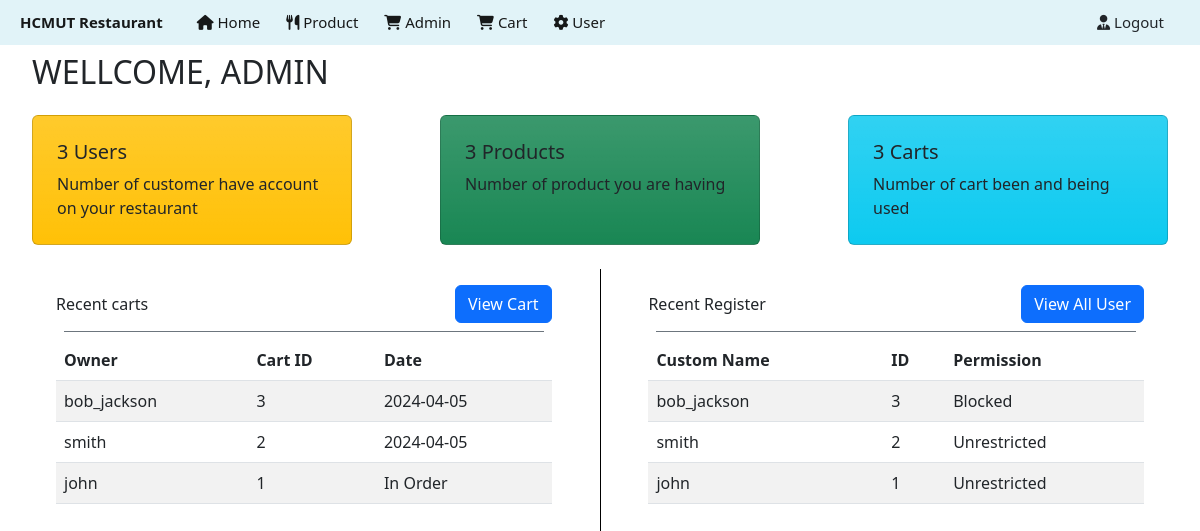
/index.php?controller=home (signed in), run on an earlier commit of the app's database.
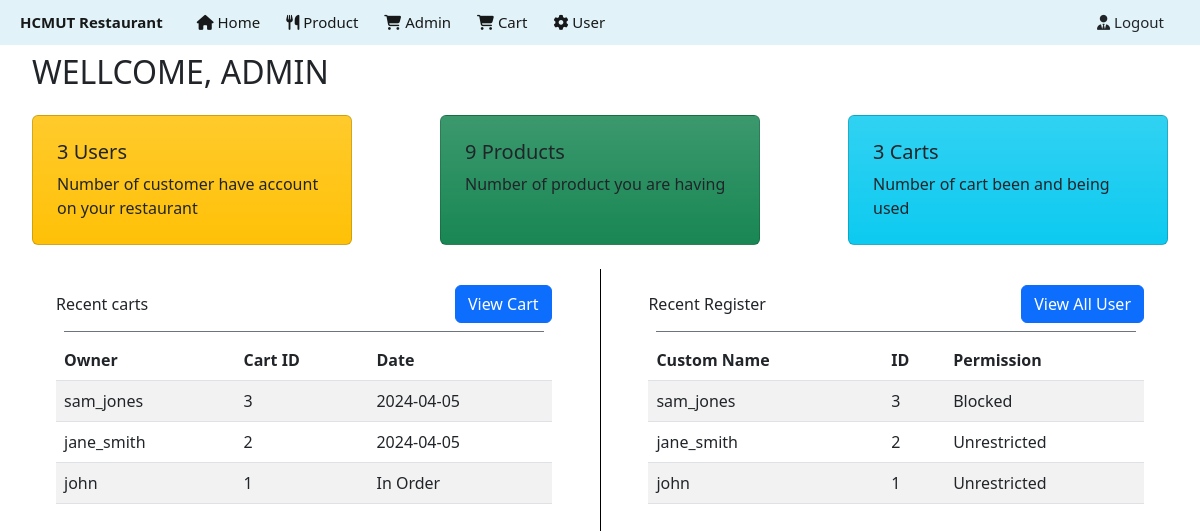
And on a later commit of the database.
### tables this page shows
CREATE TABLE `cart` (
  `CartID` int(11) NOT NULL,
  `ExportDate` date DEFAULT NULL,
  `UserID` int(11) DEFAULT NULL
);

CREATE TABLE `member` (
  `UserID` int(11) NOT NULL,
  `Username` varchar(255) DEFAULT NULL,
  `Password` varchar(255) DEFAULT NULL,
  `Name` varchar(255) DEFAULT NULL,
  `Phoneno` varchar(255) DEFAULT NULL,
  `Avatar` varchar(500) DEFAULT NULL,
  `Address` varchar(500) DEFAULT NULL,
  `LastName` varchar(255) DEFAULT NULL,
  `Email` varchar(255) DEFAULT NULL,
  `Gender` varchar(255) DEFAULT NULL,
  `AccessLevel` int(11) DEFAULT NULL
);

### Controller/BaseController.php (called while the page is built, shortened)
<?php
class BaseController{
    protected function view($viewPath, array $data = [])
    {
        $viewPath = self::VIEW_FOLDER_NAME . '/' . str_replace('.' , '/' , $viewPath) . '.php';
        return require($viewPath);
    }
}
?>

### Controller/admin/HomeController.php (called while the page is built, shortened)
<?php
require_once('Controller/BaseController.php');
class HomeController extends BaseController{
    private $adminModel;
    private $userModel;
    private $productModel;
    private $cartModel;
    function __construct(){
        $this -> adminModel = new AdminModel();
        $this -> userModel = new UserModel();
        $this -> productModel = new ProductModel();
        $this -> cartModel = new CartModel();
    }
    public function index(){
        $admininfo = $this->adminModel-> getById();
        $usercount = $this -> userModel->count();
        $productcount = $this -> productModel->count();
        $cartcount=  $this -> cartModel ->count();
        $cartlist  = $this -> cartModel -> getRecentCart();
        $userlist = $this -> userModel -> getRecentUser();
        return $this -> view('admin.pages.home',[
            'admininfo' => $admininfo,
            'usercount' => $usercount,
            'productcount' => $productcount,
            'cartcount' => $cartcount,
            'cartlist' => $cartlist,
            'userlist' => $userlist
        ]);
    }
}
?>

### Route/admin/web.php (called while the page is built, shortened)
<?php
    $actionName = $_REQUEST['action']  ?? 'index';
    $request = new $controller;
    $request -> $actionName();
?>

### Model/Database.php (called while the page is built, shortened)
<?php
class Database
{
    private $server = 'localhost';
    private $dbName = 'restaurant';
    private $user = 'root';
    private $password = '';
	public function connect()
	{
		$conn = new mysqli($this->server, $this->user, $this->password, $this->dbName);
		mysqli_set_charset($conn, 'utf8');
		return $conn;
	}
}

### Model/BaseModel.php (called while the page is built, shortened)
<?php
include_once('Model/Database.php');
class BaseModel extends DataBase{
    protected $conn;
    function __construct() {
        $this -> conn = $this -> connect();
    }
    public function find($table, $idName, $idValue){
        $sql = "SELECT * FROM {$table} WHERE {$idName} = {$idValue}";
        $result = $this -> _query($sql);
        return mysqli_fetch_assoc($result);
    }
    public function _query($sql){
        return mysqli_query($this -> conn, $sql);
    }
}
?>

### Model/AdminModel.php (called while the page is built, shortened)
<?php
require_once('Model/BaseModel.php');
class AdminModel extends BaseModel
{
    public function getById()
    {
        return $this->find(self::TABLE, 'AdminID', $_SESSION['ID']);
    }
}

### Model/UserModel.php (called while the page is built, shortened)
<?php
require_once('Model/BaseModel.php');
class UserModel extends BaseModel{
    public function count(){
        $sql = "SELECT COUNT(UserID) AS NumberOfUser FROM " . self::TABLE;
        $result = $this -> _query($sql);
        $row = $result->fetch_assoc();
        return $row;
    }
    public function getRecentUser(){
        $sql = "SELECT * FROM " . self::TABLE . " ORDER BY UserID DESC LIMIT 5";
        $result = $this -> _query($sql);
        $data = [];
        while ($row = mysqli_fetch_assoc($result)){
            array_push($data, $row);
        }
        return $data;
    }
}

### Model/ProductModel.php (called while the page is built, shortened)
<?php
require_once('Model/BaseModel.php');
class ProductModel extends BaseModel{
    public function count(){
        $sql = "SELECT COUNT(ProductID) AS NumberOfProduct FROM " . self::TABLE;
        $result = $this -> _query($sql);
        $row = $result->fetch_assoc();
        return $row;
    }
}

### Model/CartModel.php (called while the page is built, shortened)
<?php
require_once('Model/BaseModel.php');
class CartModel extends BaseModel{
    public function count(){
        $sql = "SELECT COUNT(CartID) AS NumberOfCart FROM " . self::TABLE;
        $result = $this -> _query($sql);
        $row = $result->fetch_assoc();
        return $row;
    }
    public function getRecentCart(){
        $sql = "SELECT Username, CartID, ExportDate FROM " . self::TABLE . " c JOIN member m ON c.UserID = m.UserID ORDER BY CartID DESC LIMIT 5";
        $result = $this -> _query($sql);
        $data = [];
        while ($row = mysqli_fetch_assoc($result)){
            array_push($data, $row);
        }
        return $data;
    }
}

### View/admin/pages/home.php (the view, shortened to what this page needs)
<!DOCTYPE html>
<html lang="en">
<head>
<?php
require('View/admin/layouts/navbar.php');
?>
</head>
<body>
    <div class="m-2">
        <h2 class = "text-uppercase fw-800 ms-4">Wellcome, <?php echo $admininfo['Name'] ?></h2>
        <div class="flex d-flex justify-content-between m-2">
            <div class="card m-3 bg-warning bg-gradient" style="width: 20rem;">
            <div class="card-body justify-content-center">
                <h5 class="card-title m-2"><?php echo $usercount['NumberOfUser'] ?>  Users </h5>
                <p class="card-text m-2">Number of customer have account on your restaurant</p>
            </div>
            </div>
            <div class="card  m-3  bg-success bg-gradient" style="width: 20rem;">
            <div class="card-body justify-content-center ">
                <h5 class="card-title m-2"> <?php echo  $productcount['NumberOfProduct']   ?> Products </h5>
                <p class="card-text m-2">Number of product you are having</p>
            </div>
            </div>
            <div class="card m-3 bg-info bg-gradient" style="width: 20rem;">
            <div class="card-body justify-content-center ">
                <h5 class="card-title m-2"><?php echo  $cartcount['NumberOfCart'] ?> Carts  </h5>
                <p class="card-text m-2">Number of cart been and being used</p>
            </div>
            </div>
        </div>
        <div class="flex d-flex w-100" >
            <div class="h-25 w-50  m-3 ms-5 me-5">
                <div class="d-flex align-items-center justify-content-between">
                    <div>
                        <span>Recent carts</span>
                    </div>
                    <div>
                        <a href="index.php?controller=cart" class="btn btn-primary">View Cart</a>
                    </div>
                </div>
                <div style="height:1px" class="bg-secondary m-2"></div>
                <div>
                    <table class="table table-striped">
                        <thead>
                        <tr>
                            <th> Owner </th>
                            <th> Cart ID </th>
                            <th> Date </th>
                        </tr>
                        </thead>
                        <tbody>
                        <?php
                            foreach ($cartlist as $key => $value) {
                                echo "<tr>";
                                echo "<td>".$value['Username']."</td>";
                                echo "<td>".$value['CartID']."</td>";
                                if ($value['ExportDate']){
                                    echo "<td>".$value['ExportDate']."</td>";
                                } else {
                                    echo "<td>"."In Order"."</td>";
                                }
                                echo "</tr>";
                            }
                        ?>
                        </tbody>
                    </table>
                </div>
            </div>
            <div class="h-25 w-50 m-3 ms-5 me-5">
            <div class="d-flex align-items-center justify-content-between">
                    <div>
                        <span>Recent Register</span>
                    </div>
                    <div>
                        <a href="index.php?controller=user" class="btn btn-primary">View All User</a>
                    </div>
                </div>
                <div style="height:1px" class="bg-secondary m-2"></div>
                <div>
                    <table class="table table-striped">
                        <thead>
                        <tr>
                            <th> Custom Name </th>
                            <th> ID </th>
                            <th> Permission </th>
                        </tr>
                        </thead>
                        <tbody>
                        <?php
                            foreach ($userlist as $key => $value) {
                                echo "<tr>";
                                echo "<td>".$value['Username']."</td>";
                                echo "<td>".$value['UserID']."</td>";
                                if ($value['AccessLevel'] == 1){
                                     echo "<td>"."Unrestricted"."</td>";
                                } else {
                                     echo "<td>"."Blocked"."</td>";
                                }
                                echo "</tr>";
                            }
                        ?>
                        </tbody>
                    </table>
                </div>
            </div>
</body>
</html>

### index.php (shortened to what this page needs)
<!DOCTYPE html>
<html lang="en">
<head>
	<link href="Lib/css/bootstrap.css" rel="stylesheet">
</head>
<body>
</body>
</html>
<?php
	if (isset($_SESSION['Role'])){
		if ($_SESSION['Role'] == 'admin'){
			require 'Route/admin/web.php';
			return;
		}
	}
?>

### View/admin/layouts/navbar.php (shortened to what this page needs)
<!DOCTYPE html>
<html lang="en">
<head>
</head>
<body>
  <nav class="navbar navbar-expand-lg d-flex flex-row-reverse" style="
      padding: 0;
      font-size: 15px;
    ">
    <div class="container-fluid" style="
          margin: 0;
          background-color: rgba(218, 240, 247, 0.8);
          padding: 3px 20px;
      ">
      <a class="navbar-brand" href="#" style="font-size: 15px; font-weight: bold;" ;>HCMUT Restaurant</a>
      <div class="collapse navbar-collapse" id="navbarSupportedContent">
        <ul class="navbar-nav me-auto mb-2 mb-lg-0" id="homepage-navbar">
          <li class="nav-item">
            <a class="nav-link active" aria-current="page" href="index.php?controller=home"><i class="fa-solid fa-house"></i> Home</a>
          </li>
          <li class="nav-item">
            <a class="nav-link active" aria-current="page" href="index.php?controller=product"><i class="fa-solid fa-utensils"></i> Product</a>
          </li>
          <li class="nav-item">
            <a class="nav-link active" aria-current="page" href="index.php?controller=admin"><i class="fa-solid fa-cart-shopping"></i> Admin</a>
          </li>
          <li class="nav-item">
            <a class="nav-link active" aria-current="page" href="index.php?controller=cart"><i class="fa-solid fa-cart-shopping"></i> Cart</a>
          </li>
          <li class="nav-item">
            <a class="nav-link active" aria-current="page" href="index.php?controller=user"><i class="fa-solid fa-gear"></i> User</a>
          </li>
        </ul>
      </div>
      <div id="homepage-login" class="d-flex p-0">
        <div>
          <a class="nav-link active" aria-current="page" href="index.php?controller=home&action=logout" style="margin-right: 10px;"><i class="fa-solid fa-user-tie"></i> Logout</a>
        </div>
      </div>
    </div>
  </nav>
</body>
</html>

### View/admin/layouts/navbar.php (style rules this page uses)
#homepage-navbar li { padding-left: 10px; }
#homepage-login div { height: 100%; box-sizing: border-box; padding: 6px; }

What changed in the data, as far as the page shows it:
changed through a linked row, cart id 3: UserID.Username "bob_jackson" → "sam_jones"
changed through a linked row, cart id 2: UserID.Username "smith" → "jane_smith"
changed member id 3: Username "bob_jackson" → "sam_jones"
changed member id 2: Username "smith" → "jane_smith"
Also different on the page:
$productcount['NumberOfProduct']: "3" → "9"
